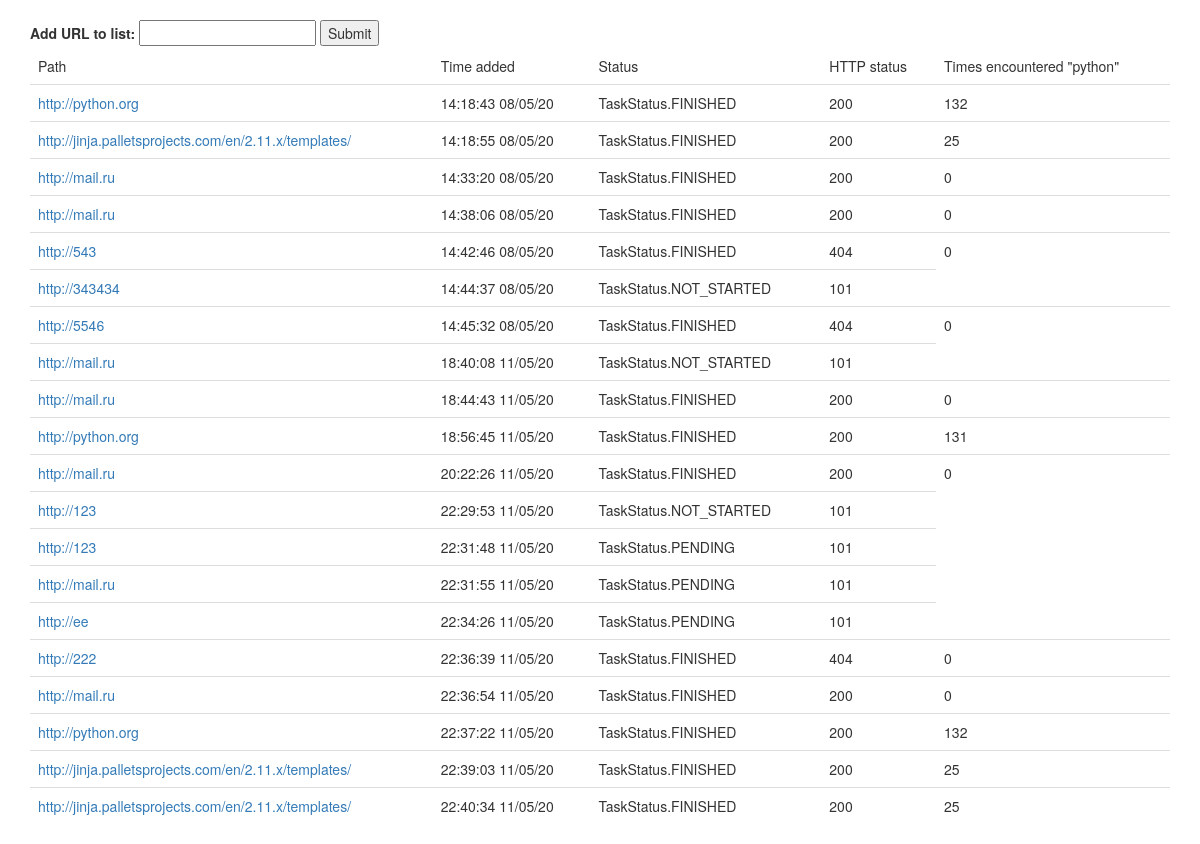
The page / on the database its author committed.
### app/application.py (models this page shows)
class Tasks(db.Model):
    _id = db.Column(db.Integer, primary_key=True)
    address = db.Column(db.String(300), unique=False, nullable=True)
    timestamp = db.Column(db.DateTime())
    task_status = db.Column(db.Enum(TaskStatus))
    http_status = db.Column(db.Integer)

class Results(db.Model):
    _id = db.Column(db.Integer, primary_key=True)
    taskid = db.Column(db.Integer, unique=False, nullable=True)
    address = db.Column(db.String(300), unique=False, nullable=True)
    words_count = db.Column(db.Integer, unique=False, nullable=True)
    http_status_code = db.Column(db.Integer)

### app/application.py (the view)
@app.route('/')
def hello_world():
    search_results = Tasks.query.all()
    inspect_results = Results.query.all()
    return render_template('index.html', search_results = search_results, inspect_results = inspect_results)

### app/templates/index.html (shortened to what this page needs)
<!DOCTYPE html>
<html lang="en">
<head>
  <link rel="stylesheet" href="https://maxcdn.bootstrapcdn.com/bootstrap/3.4.1/css/bootstrap.min.css">
</head>
<body>
<div class="container">
  <br>
  <form method="GET" action="/add-url">
  <label for="url">Add URL to list:</label>
  <input type="text" name="url">
  <input type="submit">
</form>
    {% if search_results %}
      <table class="table">
        <thead>
          <tr>
            <td>Path</td>
            <td>Time added</td>
            <td>Status</td>
            <td>HTTP status</td>
            <td>Times encountered "python"</td>
          </tr>
        </thead>
      {% for result in search_results %}
        <tr>
          <td><a href="{{result.address}}" target="_blank">{{result.address}}</a></td>
          <td>{{result.timestamp.strftime('%H:%M:%S %d/%m/%y')}}</td>
          <td>{{result.task_status}}</td>
          <td>{{result.http_status}}</td>
          {% for iresult in inspect_results %}
            {% if result._id == iresult.taskid %}
            <td>{{iresult.words_count}}</td>
            {% endif %}
          {% endfor %}
        </tr>
      {% endfor %}
    </table>
    {% endif %}
</div>
</body>
</html>

### rows shown on the page
Tasks: address "http://python.org", timestamp "14:18:43 08/05/20", task_status "TaskStatus.FINISHED", http_status "200"
Results: words_count "132"
Tasks: address "http://jinja.palletsprojects.com/en/2.11.x/templates/", timestamp "14:18:55 08/05/20", task_status "TaskStatus.FINISHED", http_status "200"
Results: words_count "25"
Tasks: address "http://mail.ru", timestamp "14:33:20 08/05/20", task_status "TaskStatus.FINISHED", http_status "200"
Results: words_count "0"
Tasks: address "http://mail.ru", timestamp "14:38:06 08/05/20", task_status "TaskStatus.FINISHED", http_status "200"
Results: words_count "0"
Tasks: address "http://543", timestamp "14:42:46 08/05/20", task_status "TaskStatus.FINISHED", http_status "404"
Results: words_count "0"
Tasks: address "http://343434", timestamp "14:44:37 08/05/20", task_status "TaskStatus.NOT_STARTED", http_status "101"
Tasks: address "http://5546", timestamp "14:45:32 08/05/20", task_status "TaskStatus.FINISHED", http_status "404"
Results: words_count "0"
Tasks: address "http://mail.ru", timestamp "18:40:08 11/05/20", task_status "TaskStatus.NOT_STARTED", http_status "101"
Tasks: address "http://mail.ru", timestamp "18:44:43 11/05/20", task_status "TaskStatus.FINISHED", http_status "200"
Results: words_count "0"
Tasks: address "http://python.org", timestamp "18:56:45 11/05/20", task_status "TaskStatus.FINISHED", http_status "200"
Results: words_count "131"
Tasks: address "http://mail.ru", timestamp "20:22:26 11/05/20", task_status "TaskStatus.FINISHED", http_status "200"
Results: words_count "0"
Tasks: address "http://123", timestamp "22:29:53 11/05/20", task_status "TaskStatus.NOT_STARTED", http_status "101"
Tasks: address "http://123", timestamp "22:31:48 11/05/20", task_status "TaskStatus.PENDING", http_status "101"
Tasks: address "http://mail.ru", timestamp "22:31:55 11/05/20", task_status "TaskStatus.PENDING", http_status "101"
Tasks: address "http://ee", timestamp "22:34:26 11/05/20", task_status "TaskStatus.PENDING", http_status "101"
Tasks: address "http://222", timestamp "22:36:39 11/05/20", task_status "TaskStatus.FINISHED", http_status "404"
Results: words_count "0"
Tasks: address "http://mail.ru", timestamp "22:36:54 11/05/20", task_status "TaskStatus.FINISHED", http_status "200"
Results: words_count "0"
Tasks: address "http://python.org", timestamp "22:37:22 11/05/20", task_status "TaskStatus.FINISHED", http_status "200"
Results: words_count "132"
Tasks: address "http://jinja.palletsprojects.com/en/2.11.x/templates/", timestamp "22:39:03 11/05/20", task_status "TaskStatus.FINISHED", http_status "200"
Results: words_count "25"
Tasks: address "http://jinja.palletsprojects.com/en/2.11.x/templates/", timestamp "22:40:34 11/05/20", task_status "TaskStatus.FINISHED", http_status "200"
Results: words_count "25"
